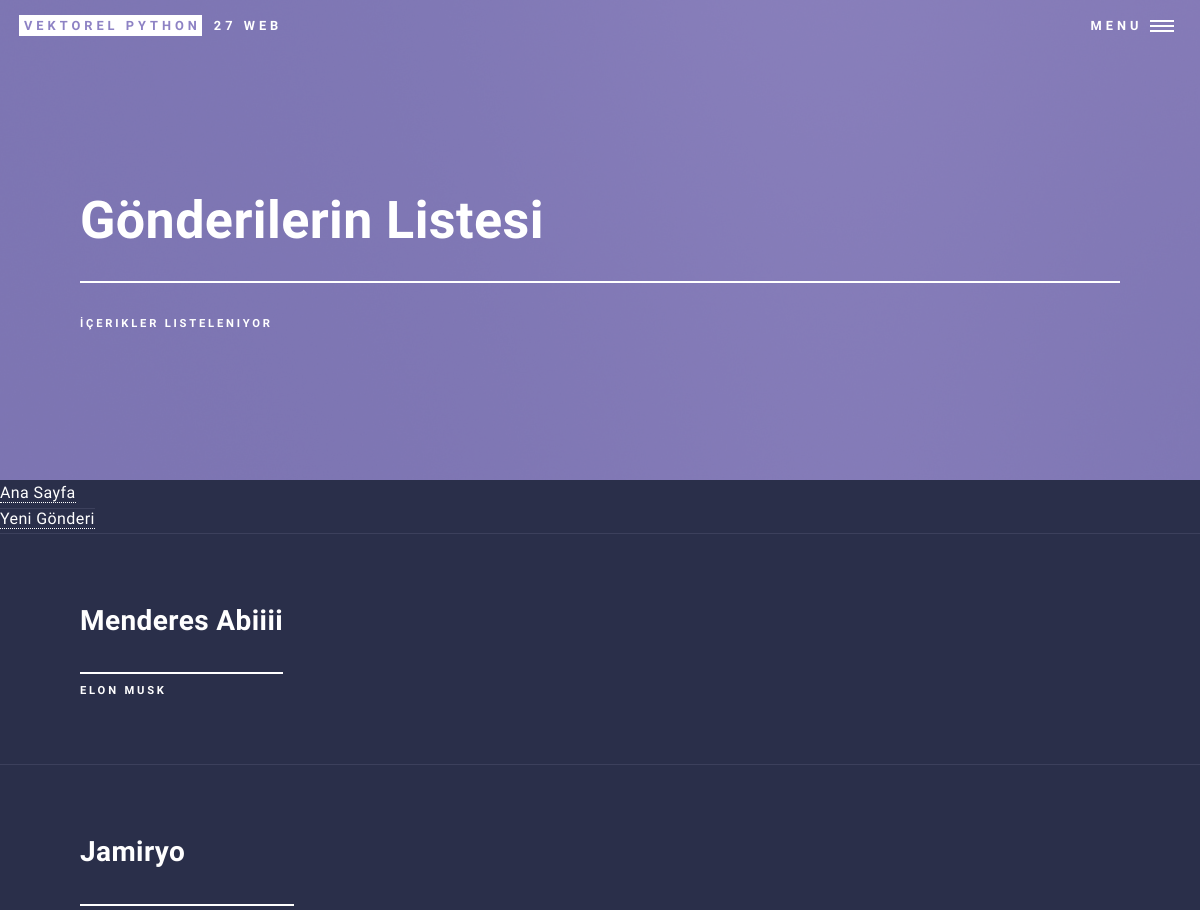
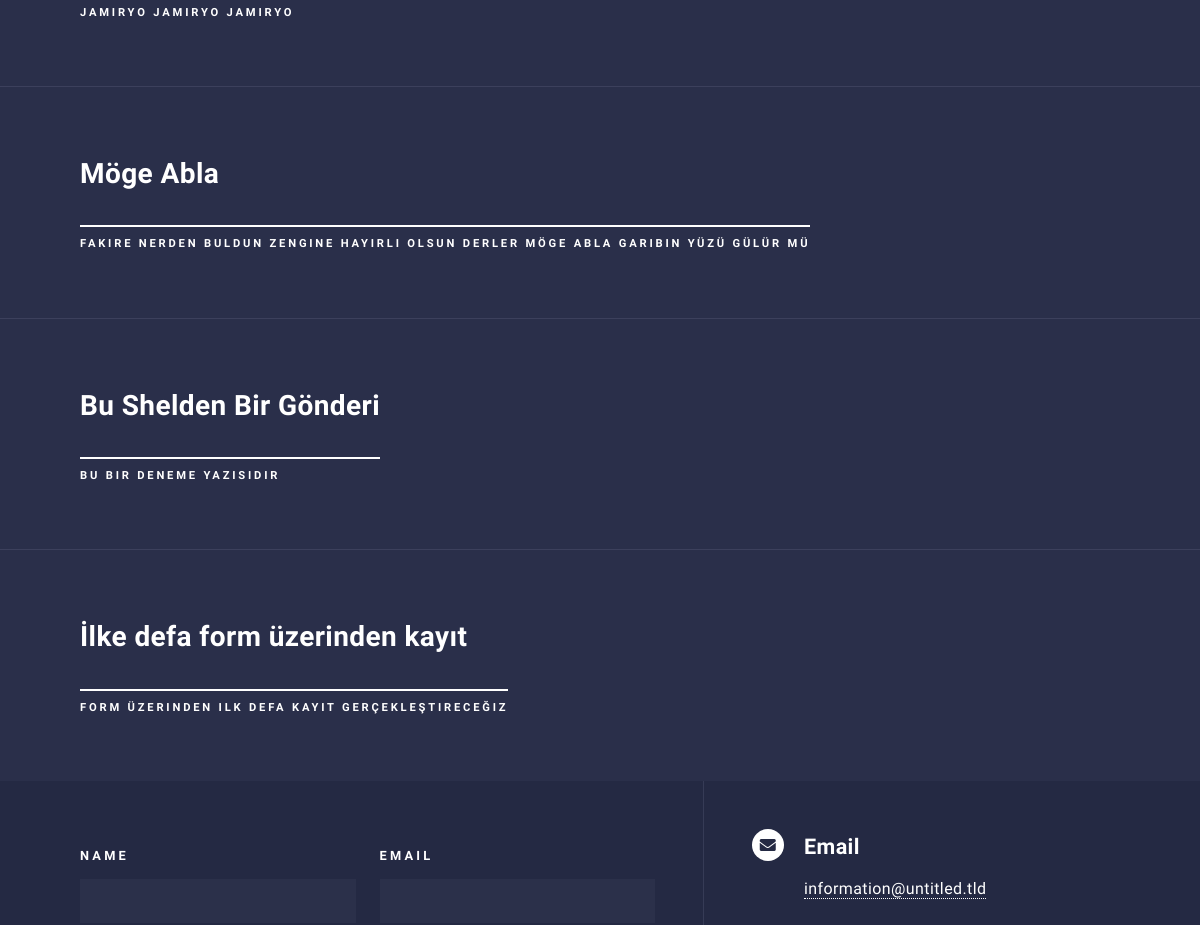
Page /blog/ (upper part) on the earlier database version (2 pictures, top to bottom).
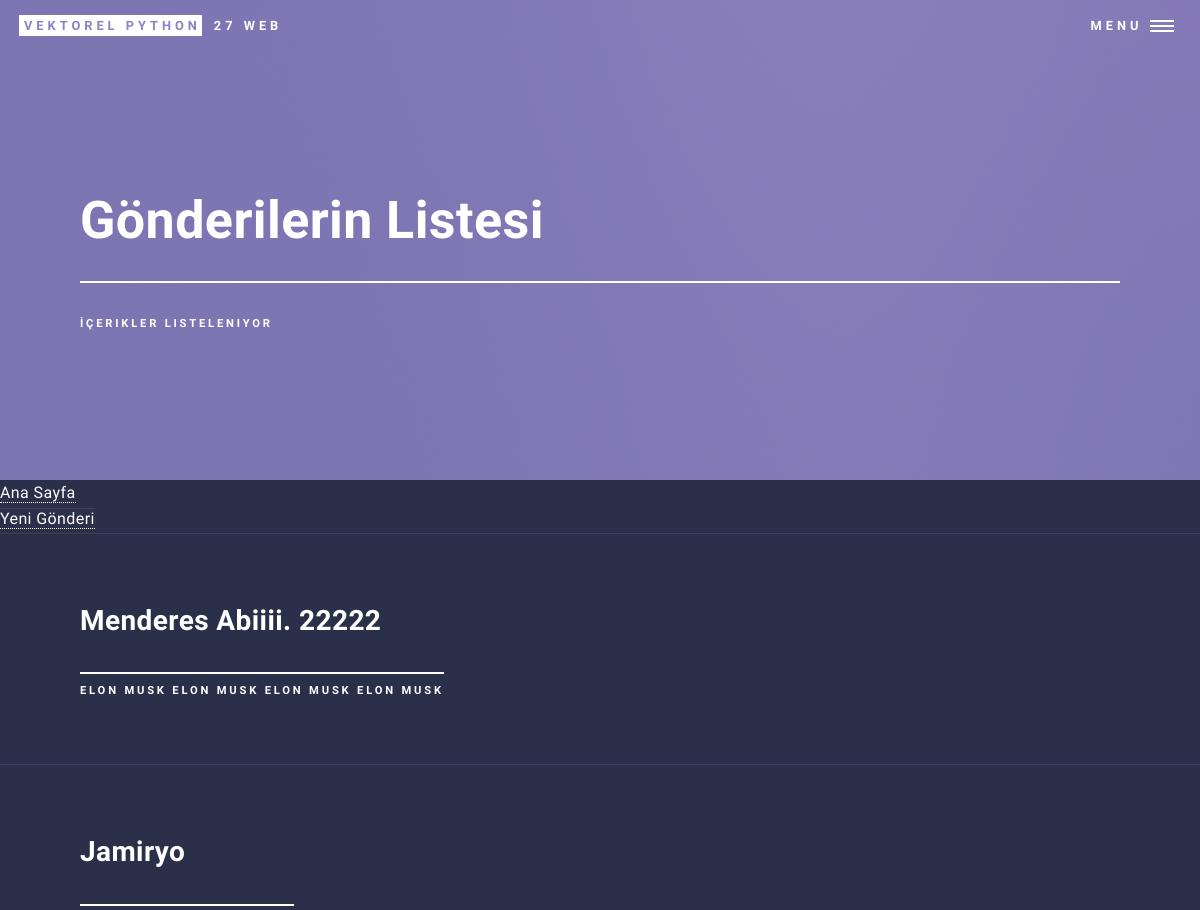
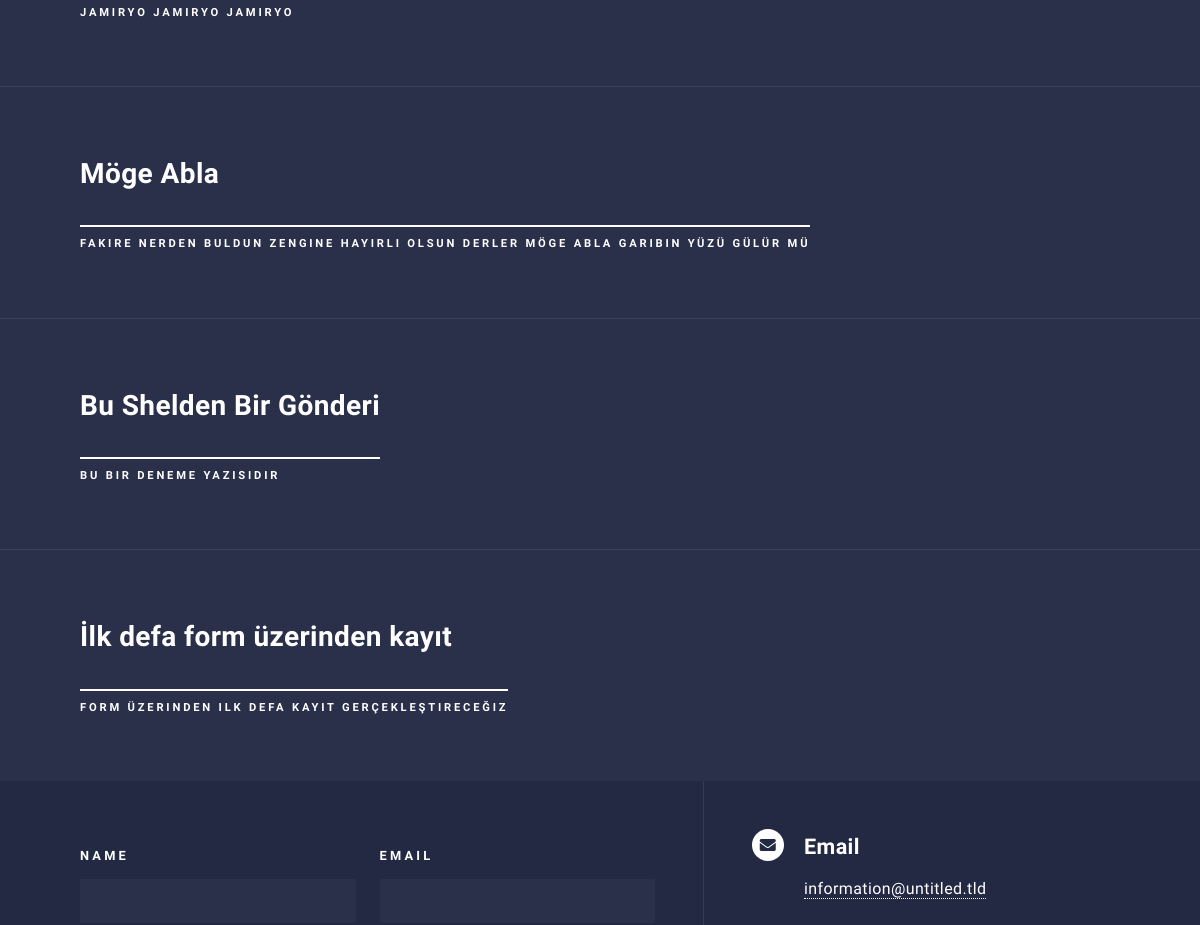
Same page on the later database version (2 pictures, top to bottom).
### blog/models.py (models this page shows, shortened)
class BlogModel(models.Model):
    class Meta:
        verbose_name = "Blog"
        verbose_name_plural = "Bloglar"
    baslik = models.CharField(max_length=100,verbose_name="Başlık")
    yazi = models.TextField(verbose_name="Yazı")
    secenekler = [("1","Korku"),("2","Gezi"),("3","Hayata Dair")]
    tur = models.CharField(choices=secenekler,max_length=10,verbose_name="Tür")
    kayitzaman = models.DateTimeField(default=timezone.now,verbose_name="Kayıt Zamanı")
    yayimzaman = models.DateTimeField(null=True,blank=True,verbose_name="Yayımlanma Zamanı")

### blog/views.py (the view)
# urls.py: path('',views.listele,name="bloglistele"), # 127.0.0.1:8000/blog/
def listele(request):
    gonderiler = BlogModel.objects.all()
    return render(request,"blog/liste.html",{"gonderis":gonderiler})

### templates/blog/liste.html
{% extends '../temel.html' %}
{% block baslik %}Gönderilerin Listesi{% endblock baslik %}
{% block baslikcont %}İçerikler Listeleniyor{% endblock baslikcont %}
{% block icerik %}
<a href={% url 'anasayfa' %}>Ana Sayfa</a><br>
<a href={% url 'yenigonderi' %}>Yeni Gönderi</a><br>
{% for gonderi in gonderis %}
<section id="one">
    <div class="inner">
        <header class="major">
            <a href="{% url 'gonderidetay' pk=gonderi.pk %}">
                <h2>{{gonderi.baslik}}</h2>
            </a>
            <p>{{gonderi.yazi}}</p>
    </div>
</section>
{% endfor %}
{% endblock icerik %}

### templates/temel.html (shortened to what this page needs)
{% load static %}
<!DOCTYPE HTML>
<html>
	<head>
		<link rel="stylesheet" href={% static 'css/main.css' %} />
	</head>
	<body class="is-preload">
			<div id="wrapper">
					<header id="header" class="alt style2">
						<a href={% url 'anasayfa' %} class="logo"><strong>Vektorel Python</strong> <span>27 Web</span></a>
						<nav>
							<a href="#menu">Menu</a>
						</nav>
					</header>
					<section id="banner" class="style2">
						<div class="inner">
							<header class="major">
								<h1> {% block baslik %}{% endblock baslik %} </h1>
							</header>
							<div class="content">
								<p>{% block baslikcont %}{% endblock baslikcont %}</p>
							</div>
						</div>
					</section>
					<div id="main">
					{% block icerik %}{% endblock icerik %}
					</div>
					<section id="contact">
						<div class="inner">
							<section>
								<form method="post" action="#">
									<div class="fields">
										<div class="field half">
											<label for="name">Name</label>
											<input type="text" name="name" id="name" />
										</div>
										<div class="field half">
											<label for="email">Email</label>
											<input type="text" name="email" id="email" />
										</div>
									</div>
								</form>
							</section>
							<section class="split">
								<section>
									<div class="contact-method">
										<span class="icon solid alt fa-envelope"></span>
										<h3>Email</h3>
										<a href="#">information@untitled.tld</a>
									</div>
								</section>
							</section>
						</div>
					</section>
			</div>
	</body>
</html>

Differences in the rows shown:
changed BlogModel: baslik "Menderes Abiiii" → "Menderes Abiiii. 22222"; yazi "ELON MUSK" → "ELON MUSK ELON MUSK ELON MUSK ELON MUSK"
changed BlogModel "FORM ÜZERINDEN ILK DEFA KAYIT GERÇEKLEŞTIRECEĞIZ": baslik "İlke defa form üzerinden kayıt" → "İlk defa form üzerinden kayıt"
